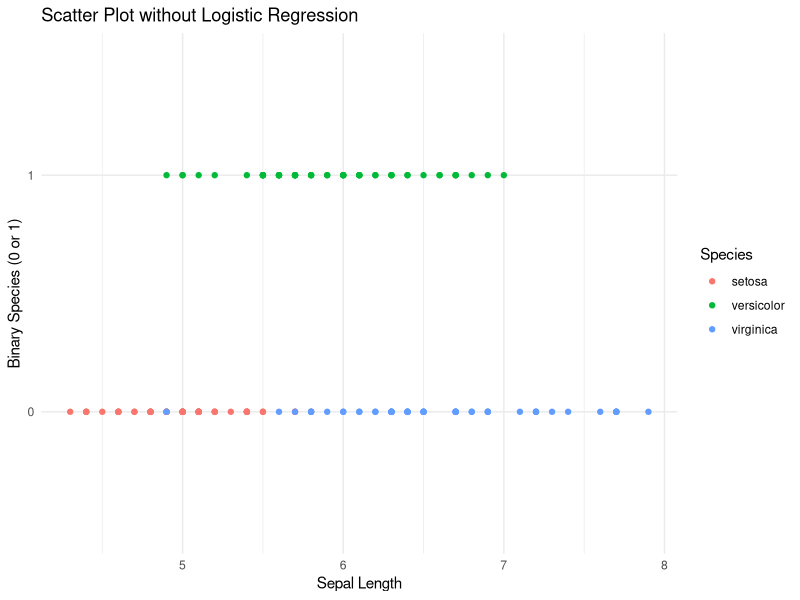

Source code (R):
library(ggplot2)
data(iris)

iris$binary_species <- as.factor(ifelse(iris$Species == "versicolor", 1, 0))

ggplot(iris, aes(x = Sepal.Length, y = binary_species, color = Species)) + geom_point() + labs(title = "Scatter Plot without Logistic Regression", x = "Sepal Length", y = "Binary Species (0 or 1)", color = "Species") + theme_minimal()